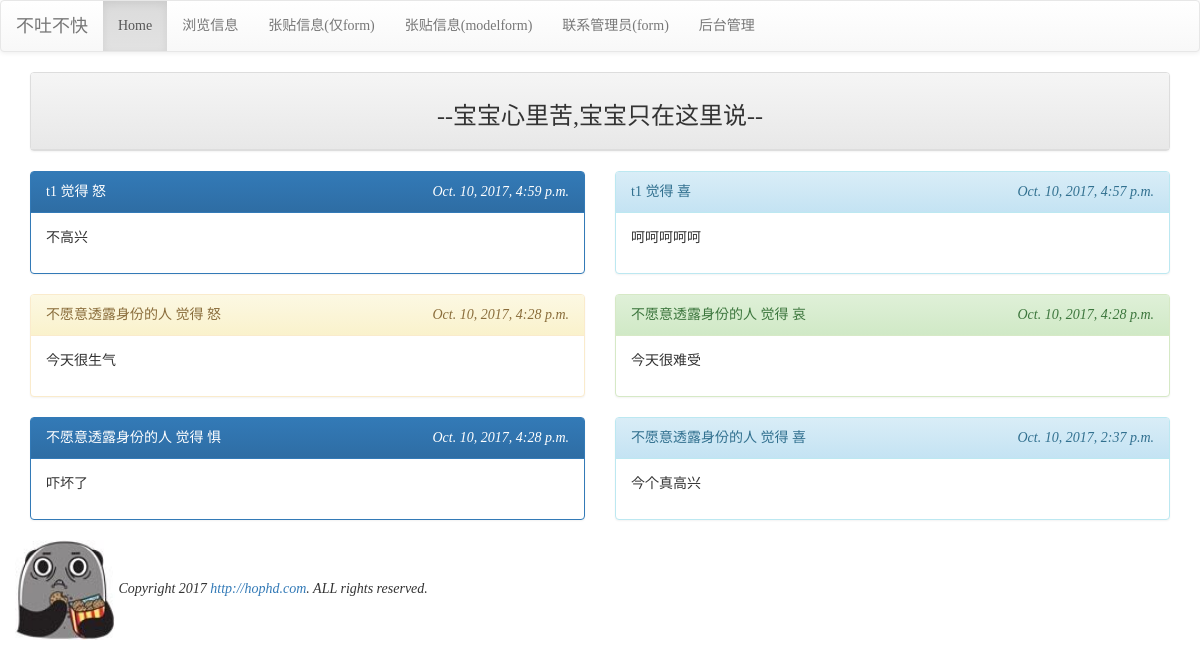
The page /list/ on the database as committed earlier.
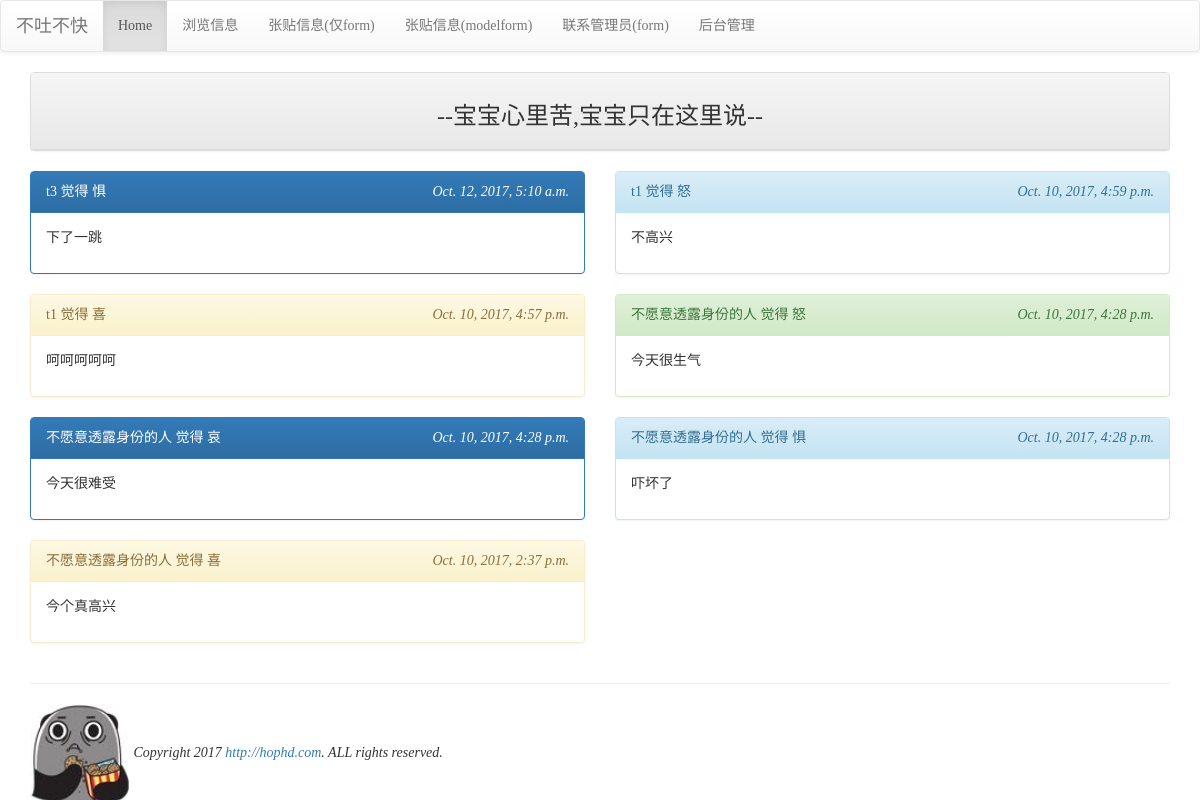
The same page on the database as committed later.
### mysite/models.py (models this page shows, shortened)
class Post(models.Model):
    mood = models.ForeignKey('Mood',on_delete=models.CASCADE)
    nickname = models.CharField(max_length=10,default='不愿意透露身份的人')
    message = models.TextField(null=False)
    del_pass = models.CharField(max_length=10)
    pub_time = models.DateTimeField(auto_now=True)
    enabled = models.BooleanField(default=False)

class Mood(models.Model):
    status = models.CharField(max_length=10,null=False)
    def __unicode__(self):
        return self.status

### mysite/views.py (the view)
# urls.py: url(r'^list/$',views.listing),
def listing(request):
    template = get_template('listing.html')
    posts = models.Post.objects.filter(enabled=True).order_by('-pub_time')[:150]
    moods = models.Mood.objects.all()
    html = template.render(locals())
    return HttpResponse(html)

### templates/listing.html (shortened to what this page needs)
{% extends "base.html" %}
{% block content %}
<div class='container'>
<div class='row'>
     <div class='col-md-12'>
        <div class='panel panel-default'>
            <div class='panel-heading' align=center>
            <h3>--宝宝心里苦,宝宝只在这里说--</h3>
            </div>
        </div>
{% for p in posts %}
    {% cycle  "<div class='row'>  <div class='col-md-6'>"  "<div class='col-md-6'>"  %}
       <div class='panel  {%cycle "panel-primary" "panel-info" "panel-warning"  "panel-success" %}'>
            <div class='panel-heading'>
              <table width='100%'>
                    <tr>
                            <td>
               {{ p.nickname }} 觉得 {{ p.mood }}</div>
                            <td align=right>
                                 <i><smll>{{ p.pub_time }}</small></i>
                            </td>
         </div>
            <div class='panel-body'>{{ p.message | linebreaks }}</div>
         </div>
      </div>
    {% cycle "" "</div>"%}
{% endfor %}
{% endblock %}

Rows that differ between the two databases and show on the page:
added Post: nickname "t3", mood "惧", pub_time "Oct. 12, 2017, 5:10 a.m.", message "下了一跳"
